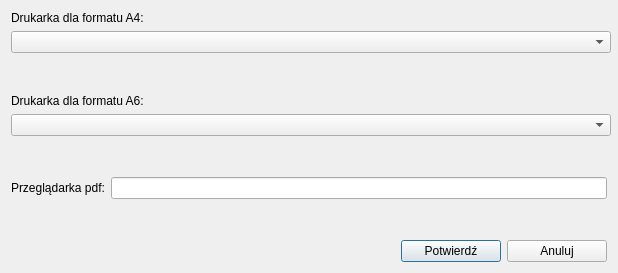
<?xml version="1.0" encoding="UTF-8"?>
<ui version="4.0">
 <class>Settings</class>
 <widget class="QDialog" name="Settings">
  <property name="geometry">
   <rect>
    <x>0</x>
    <y>0</y>
    <width>618</width>
    <height>273</height>
   </rect>
  </property>
  <property name="minimumSize">
   <size>
    <width>618</width>
    <height>273</height>
   </size>
  </property>
  <property name="windowTitle">
   <string>Ustawienia</string>
  </property>
  <layout class="QVBoxLayout" name="verticalLayout">
   <item>
    <widget class="QLabel" name="label_printing_A4">
     <property name="text">
      <string>Drukarka dla formatu A4:</string>
     </property>
    </widget>
   </item>
   <item>
    <widget class="QComboBox" name="comboBox_printing_A4">
     <property name="sizePolicy">
      <sizepolicy hsizetype="Expanding" vsizetype="Fixed">
       <horstretch>0</horstretch>
       <verstretch>0</verstretch>
      </sizepolicy>
     </property>
     <property name="minimumSize">
      <size>
       <width>600</width>
       <height>0</height>
      </size>
     </property>
    </widget>
   </item>
   <item>
    <spacer name="verticalSpacer_2">
     <property name="orientation">
      <enum>Qt::Vertical</enum>
     </property>
     <property name="sizeType">
      <enum>QSizePolicy::Expanding</enum>
     </property>
     <property name="sizeHint" stdset="0">
      <size>
       <width>494</width>
       <height>20</height>
      </size>
     </property>
    </spacer>
   </item>
   <item>
    <widget class="QLabel" name="label_printing_A6">
     <property name="text">
      <string>Drukarka dla formatu A6:</string>
     </property>
    </widget>
   </item>
   <item>
    <widget class="QComboBox" name="comboBox_printing_A6">
     <property name="sizePolicy">
      <sizepolicy hsizetype="Expanding" vsizetype="Fixed">
       <horstretch>0</horstretch>
       <verstretch>0</verstretch>
      </sizepolicy>
     </property>
     <property name="minimumSize">
      <size>
       <width>600</width>
       <height>0</height>
      </size>
     </property>
    </widget>
   </item>
   <item>
    <spacer name="verticalSpacer_3">
     <property name="orientation">
      <enum>Qt::Vertical</enum>
     </property>
     <property name="sizeType">
      <enum>QSizePolicy::Expanding</enum>
     </property>
     <property name="sizeHint" stdset="0">
      <size>
       <width>494</width>
       <height>20</height>
      </size>
     </property>
    </spacer>
   </item>
   <item>
    <layout class="QHBoxLayout" name="horizontalLayout_2">
     <item>
      <widget class="QLabel" name="label_pdf_viewer">
       <property name="text">
        <string>Przeglądarka pdf:</string>
       </property>
      </widget>
     </item>
     <item>
      <widget class="QLineEdit" name="lineEdit_pdf_viewer"/>
     </item>
    </layout>
   </item>
   <item>
    <spacer name="verticalSpacer">
     <property name="orientation">
      <enum>Qt::Vertical</enum>
     </property>
     <property name="sizeType">
      <enum>QSizePolicy::Expanding</enum>
     </property>
     <property name="sizeHint" stdset="0">
      <size>
       <width>497</width>
       <height>20</height>
      </size>
     </property>
    </spacer>
   </item>
   <item>
    <layout class="QHBoxLayout" name="horizontalLayout">
     <item>
      <spacer name="horizontalSpacer">
       <property name="orientation">
        <enum>Qt::Horizontal</enum>
       </property>
       <property name="sizeHint" stdset="0">
        <size>
         <width>40</width>
         <height>20</height>
        </size>
       </property>
      </spacer>
     </item>
     <item>
      <widget class="QPushButton" name="pushButton_confirm">
       <property name="minimumSize">
        <size>
         <width>100</width>
         <height>0</height>
        </size>
       </property>
       <property name="text">
        <string>Potwierdź</string>
       </property>
      </widget>
     </item>
     <item>
      <widget class="QPushButton" name="pushButton_cancel">
       <property name="minimumSize">
        <size>
         <width>100</width>
         <height>0</height>
        </size>
       </property>
       <property name="text">
        <string>Anuluj</string>
       </property>
      </widget>
     </item>
    </layout>
   </item>
  </layout>
 </widget>
 <tabstops>
  <tabstop>comboBox_printing_A4</tabstop>
  <tabstop>comboBox_printing_A6</tabstop>
  <tabstop>pushButton_confirm</tabstop>
  <tabstop>pushButton_cancel</tabstop>
 </tabstops>
 <resources/>
 <connections/>
</ui>
